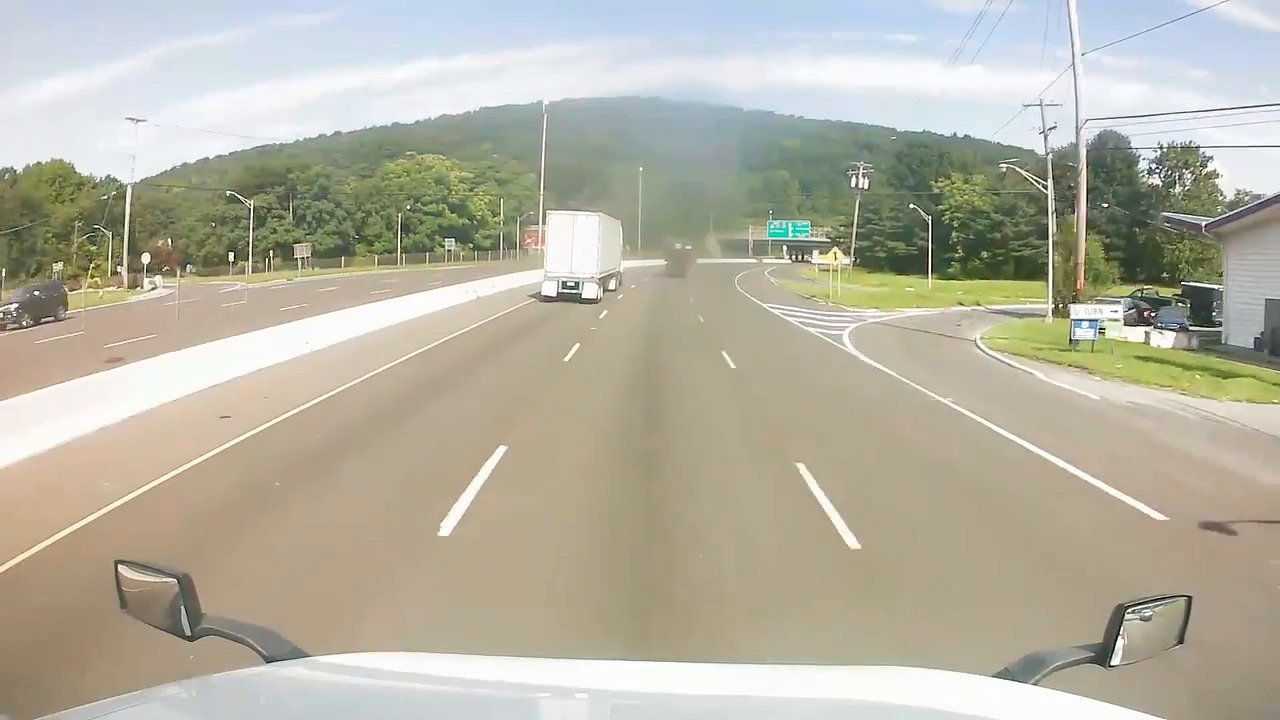
#> input picture test.jpg, 1280 x 720 px; its folder holds only this picture in this run
$ python -i data_test.py   (imports and definitions only)   (Python 2 division)
#> lines starting #> are read from the running program, lines starting #| are printed output that depends on the picture
import cv2
import pandas
import numpy as np
import glob
import os
import json
import matplotlib.pyplot as plt
import matplotlib.image as mpimg
import matplotlib.patches as mpatches
from matplotlib.path import Path
from skimage.draw import line, bezier_curve
from tqdm import tqdm
BASE_PATH = "D:/Datasets/TuSimple/"
LABEL_FILES = ["label_data_0601.json",
               "label_data_0531.json", "label_data_0601.json"]
POINT_COUNT = 15
VAL_COUNT = 300
TRAIN_COUNT = 800


def load_label_file(path):
    with open(path) as contents:
        lines = contents.readlines()
        lanes = []
        for line in lines:
            data = json.loads(line)
            lanes.append(data)
        return lanes


def split_labels(data, nTrain, nVal):
#> called with nTrain = 800, nVal = 300
    offset = 0
    train = []
    val = []
    for i in tqdm(range(nTrain)):
        train.append(data[i])
    for i in tqdm(range(nVal)):
        val.append(data[nTrain + i])

    return (train, val)


def parse_labels(data):
    filename = BASE_PATH + data["raw_file"]

    image = cv2.imread(filename)
    image = cv2.cvtColor(image, cv2.COLOR_BGR2RGB)

    image = cv2.resize(image, (256, 128))
    image = cv2.normalize(image.astype('float'), None,
                          0.0, 1.0, cv2.NORM_MINMAX)

    lanes = data["lanes"]
    h_samples = data["h_samples"]

    lane_1 = []
    lane_2 = []
    lane_3 = []
    lane_4 = []

    for i in range(POINT_COUNT):
        x1 = lanes[0][i * 3]
        x2 = lanes[1][i * 3]
        try:
            x3 = lanes[2][i * 3]
        except:
            x3 = -2

        try:
             x4 = lanes[3][i * 3]
        except:
             x4 = -2


        if x1 is -2:
            x1 = 0
        if x2 is -2:
            x2 = 0
        if x3 is -2:
            x3 = 0
        if x4 is -2:
            x4 = 0
        y = h_samples[i * 3]

        lane_1.append((x1, y ))
        lane_2.append((x2 , y))
        lane_3.append((x3 , y))
        lane_4.append((x4, y))

    return (image, lane_1, lane_2, lane_3, lane_4)


# [1 line not run here, left out]
labels = []
# [4 lines not run here, left out]
# [1 line that did not run here, left out]

# [1 line not run here, left out]
index = 0
# [4 lines not run here, left out]


index = 0
# [4 lines not run here, left out]

>>> import cv2
>>> picture = cv2.imread('test.jpg', cv2.IMREAD_GRAYSCALE)
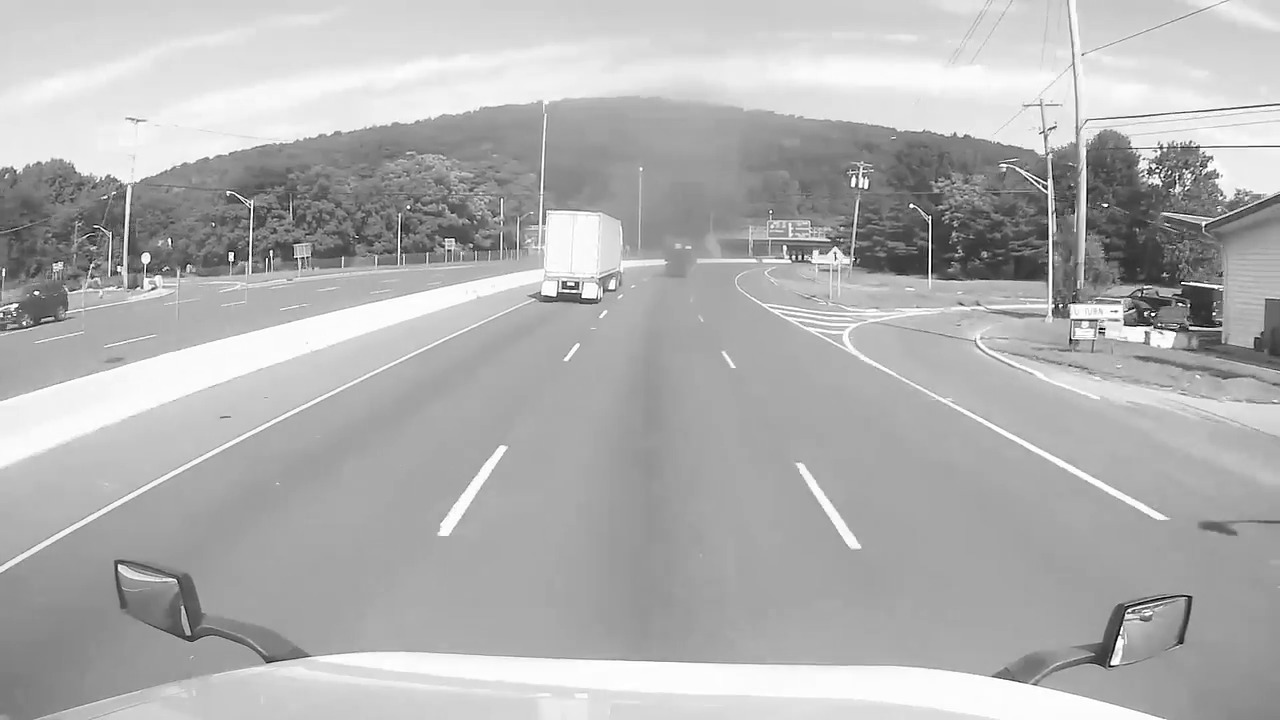
#> picture: shape (720, 1280); min 0, max 255, mean 177.4
#> (the run stopped early here; a loop or call above may not have finished)
